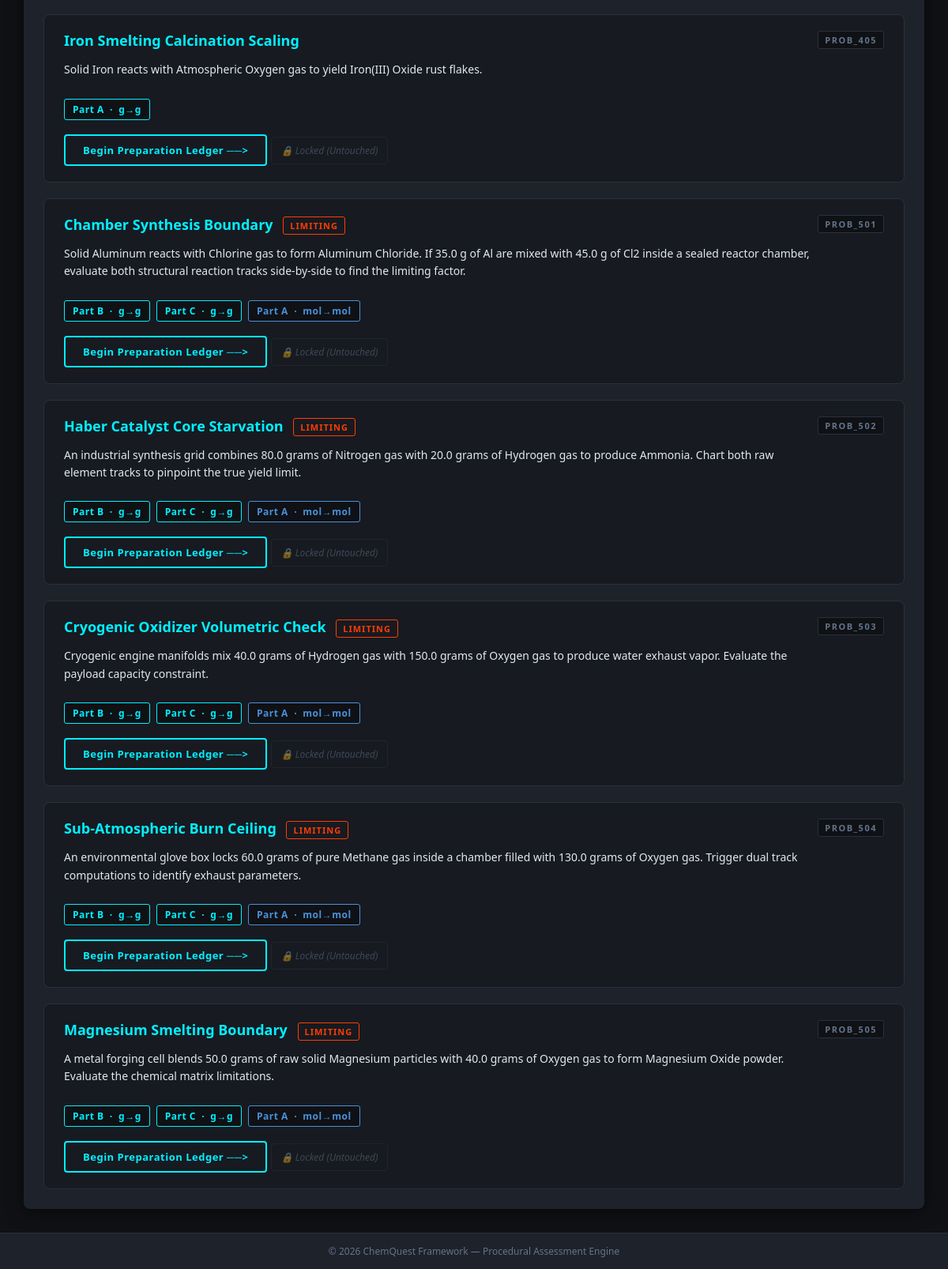
/problem_lobby/ (signed in, lower part), run on an earlier commit of the app's database.
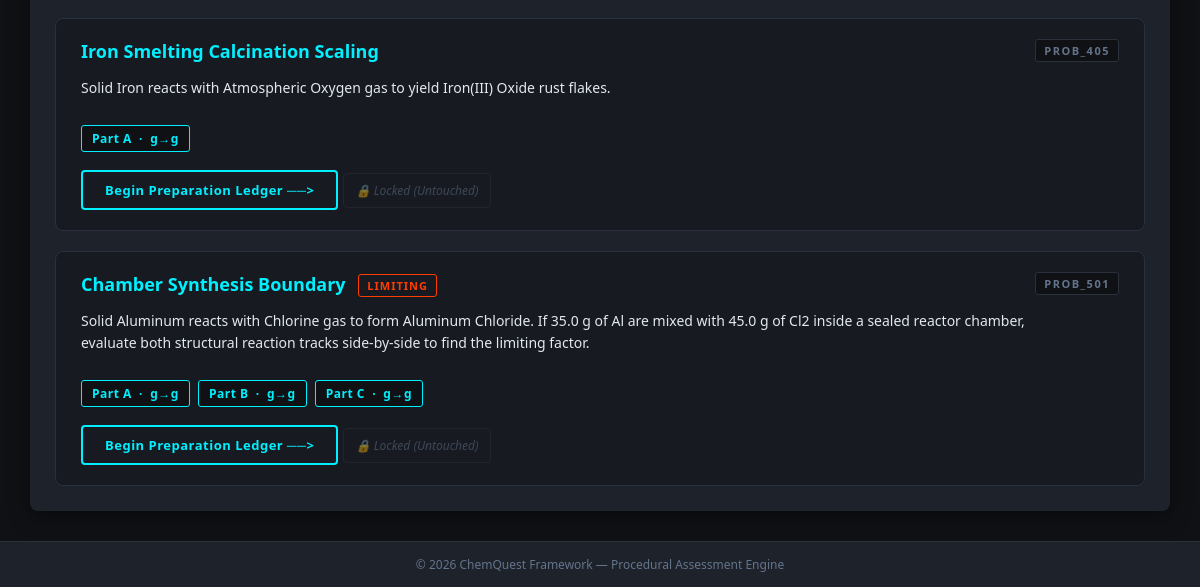
And on a later commit of the database.
### core_app/models.py (models this page shows, shortened)
class StoichiometryProblem(models.Model):
    problem_id            = models.CharField(max_length=50, unique=True)
    title                 = models.CharField(max_length=200)
    prompt                = models.TextField()
    reactants_str         = models.CharField(max_length=200)
    products_str          = models.CharField(max_length=200)
    correct_coefficients  = models.CharField(max_length=50)
    is_limiting_problem   = models.BooleanField(default=False)

class ProblemPart(models.Model):
    problem          = models.ForeignKey(StoichiometryProblem, on_delete=models.CASCADE,
                                         related_name='parts')
    part_label       = models.CharField(max_length=10)
    part_prompt      = models.TextField()
    given_substance  = models.ForeignKey(Substance, on_delete=models.PROTECT,
                                         related_name='given_parts')
    given_quantity   = models.DecimalField(max_digits=12, decimal_places=4)
    given_unit       = models.CharField(max_length=10, default='g')
    target_substance = models.ForeignKey(Substance, on_delete=models.PROTECT,
                                         related_name='target_parts')
    target_unit      = models.CharField(max_length=10, default='g')
    conversion_type  = models.CharField(max_length=20, choices=CONVERSION_CHOICES,
                                        default=CONVERSION_G_TO_G)
    correct_answer   = models.DecimalField(max_digits=14, decimal_places=4)
    is_limiting_part = models.BooleanField(default=False)
    order            = models.PositiveSmallIntegerField(default=0)
    limiting_given_quantities = models.JSONField(default=dict, blank=True)
    class Meta:
        ordering = ['order']
        unique_together = [('problem', 'part_label')]

### core_app/views.py (the view)
# urls.py: path('problem_lobby/', views.problem_lobby, name='problem_lobby'),
@login_required
def problem_lobby(request):
    problems = _all_problems()
    answered_problem_ids = set(
        StudentTelemetryLog.objects.filter(user=request.user)
        .values_list('problem_id', flat=True)
    )
    for problem in problems:
        problem.has_telemetry = problem.problem_id in answered_problem_ids
    return render(request, 'problem_lobby.html', {
        'problems': problems
    })

### core_app/context_processors.py (called while the page is built, shortened)
def xp_status(request) -> dict:
    if request.user.is_authenticated:
        profile = getattr(request.user, 'profile', None)
        if profile is None:
            from core_app.models import UserProfile
            profile, _ = UserProfile.objects.get_or_create(user=request.user)
        return {
            'user_level': profile.level,
            'user_total_xp': profile.total_xp,
            'user_xp_into_level': profile.xp_into_current_level,
            'user_level_progress_pct': profile.level_progress_pct,
        }

### core_app/models.py (called while the page is built)
    @property
    def level(self):
        return max(1, self.total_xp // XP_PER_LEVEL + 1)

    @property
    def xp_into_current_level(self):
        return self.total_xp % XP_PER_LEVEL

    @property
    def level_progress_pct(self):
        return round((self.xp_into_current_level / XP_PER_LEVEL) * 100, 1)

### core_app/views.py (called while the page is built, shortened)
def global_user_status(request):
    if request.user.is_authenticated:
        profile, _ = UserProfile.objects.get_or_create(user=request.user)
        return {
            'user_level':            profile.level,
            'user_total_xp':         profile.total_xp,
            'user_xp_into_level':    profile.xp_into_current_level,
            'user_level_progress_pct': profile.level_progress_pct,
        }

def _all_problems():
    return StoichiometryProblem.objects.prefetch_related('parts').order_by('problem_id')

### templates/problem_lobby.html (shortened to what this page needs)
{% extends 'base.html' %}
{% block content %}
<div class="problem-grid">
    {% for problem in problems %}
    <div class="problem-card">
        <div class="problem-card-header">
            <div>
                <p class="problem-title">
                    {{ problem.title }}
                    {% if problem.is_limiting_problem %}
                    <span style="font-size:11px; font-weight:bold; padding:3px 8px;
                                 border-radius:3px; border:1px solid var(--coral-red);
                                 color:var(--coral-red); margin-left:8px; vertical-align:middle;
                                 letter-spacing:1px;">LIMITING</span>
                    {% endif %}
                </p>
                <p class="problem-prompt-preview">{{ problem.prompt }}</p>
            </div>
            <span class="problem-id-badge">{{ problem.problem_id }}</span>
        </div>
        <div class="parts-strip">
            {% for part in problem.parts.all %}
            <span class="part-chip {% if part.conversion_type == 'mol_to_mol' %}mol-to-mol{% elif part.conversion_type == 'mol_to_g' %}mol-to-g{% elif part.conversion_type == 'g_to_mol' %}g-to-mol{% else %}g-to-g{% endif %}">
                Part {{ part.part_label|upper }}
                &nbsp;·&nbsp;
                {% if part.conversion_type == 'mol_to_mol' %}mol→mol
                {% elif part.conversion_type == 'mol_to_g' %}mol→g
                {% elif part.conversion_type == 'g_to_mol' %}g→mol
                {% else %}g→g{% endif %}
            </span>
            {% endfor %}
        </div>
        <a class="btn-start" href="{% url 'preparation_ledger' problem.problem_id %}">
            Begin Preparation Ledger ──>
        </a>
        {% if problem.has_telemetry %}
            <button href="{% url 'reset_problem_telemetry' problem.problem_id %}"
            onclick="return performSystemWipe('{{ problem.problem_id }}');"
            style="text-decoration: none; padding: 8px 12px; border: 1px dashed var(--coral-red); color: var(--coral-red); font-size: 13px; border-radius: 4px; font-weight: bold; display: inline-flex; align-items: center; background-color: transparent;">
                🔄 Retry
            </button>
        {% else %}
            <span style="color: var(--text-muted); font-size: 12px; font-style: italic; border: 1px solid #2A303C; padding: 8px 12px; border-radius: 4px; pointer-events: none; opacity: 0.5;">
                🔒 Locked (Untouched)
            </span>
        {% endif %}
    </div>
    {% empty %}
    <p style="color: var(--text-muted); font-size: 15px;">
        No problems found. Run <code>python manage.py seed_problems</code> to populate the database.
    </p>
    {% endfor %}
</div>
{% endblock content %}

### templates/base.html (shortened to what this page needs)
<!DOCTYPE html>
<html lang="en">
<head>
</head>
<body>
<main>
    <div class="workspace-container">
        {% block content %}{% endblock content %}
    </div>
</main>
<footer>
    &copy; 2026 ChemQuest Framework &mdash; Procedural Assessment Engine
</footer>
</body>
</html>

### templates/base.html (style rules this page uses)
:root { --bg-dark: #0F1115; --bg-slate: #1E222B; --cyber-teal: #00F0FF; --combo-green: #00E676; --coral-red: #FF3D00; --constant-gold: #FFD600; --text-light: #E2E8F0; --text-muted: #64748B; }
body { background-color: var(--bg-dark); color: var(--text-light); font-family: 'Segoe UI', Tahoma, Geneva, Verdana, sans-serif; margin: 0; padding: 0; display: flex; flex-direction: column; min-height: 100vh; }
main { flex: 1; padding: 30px; display: flex; justify-content: center; }
.workspace-container { background-color: var(--bg-slate); border-radius: 8px; width: 100%; max-width: 1200px; padding: 25px; box-shadow: 0 4px 20px rgba(0,0,0,0.5); }
footer { text-align: center; padding: 14px; color: var(--text-muted); font-size: 12px; background-color: var(--bg-slate); border-top: 1px solid #2A303C; }

### templates/problem_lobby.html (style rules this page uses)
.problem-grid { display: flex; flex-direction: column; gap: 20px; }
.problem-card { background: #171A21; border: 1px solid #2A303C; border-radius: 8px; padding: 20px 25px; transition: border-color 0.2s ease, box-shadow 0.2s ease; }
.problem-card-header { display: flex; justify-content: space-between; align-items: flex-start; margin-bottom: 10px; }
.problem-id-badge { font-size: 11px; font-weight: bold; letter-spacing: 1.5px; color: var(--text-muted); background: var(--bg-dark); padding: 3px 8px; border-radius: 3px; border: 1px solid #2A303C; }
.problem-title { font-size: 18px; font-weight: bold; color: var(--cyber-teal); margin: 0 0 6px 0; }
.problem-prompt-preview { color: var(--text-light); font-size: 14px; line-height: 1.6; margin-bottom: 15px; }
.parts-strip { display: flex; gap: 8px; flex-wrap: wrap; margin-bottom: 18px; }
.part-chip { font-size: 12px; font-weight: bold; padding: 4px 10px; border-radius: 3px; border: 1px solid #2A303C; color: var(--text-muted); background: var(--bg-dark); letter-spacing: 0.5px; }
.part-chip.g-to-g { border-color: var(--cyber-teal); color: var(--cyber-teal); }
.btn-start { background: transparent; border: 2px solid var(--cyber-teal); color: var(--cyber-teal); padding: 9px 22px; font-weight: bold; font-size: 13px; border-radius: 4px; cursor: pointer; letter-spacing: 0.5px; transition: all 0.2s ease; text-decoration: none; display: inline-block; }

What changed in the data, as far as the page shows it:
removed StoichiometryProblem: title "Haber Catalyst Core Starvation", is_limiting_problem "LIMITING", prompt "An industrial synthesis grid combines 80.0 grams of Nitrogen gas with 20.0 grams of Hydrogen gas to produce Ammonia. Chart both raw element tracks to pinpoint the true yield limit.", problem_id "PROB_502", shows "🔒 Locked (Untouched)"
removed ProblemPart: part_label "B", conversion_type "g→g", shown under "Haber Catalyst Core Starvation"
removed ProblemPart: part_label "C", conversion_type "g→g", shown under "Haber Catalyst Core Starvation"
removed ProblemPart: part_label "A", conversion_type "mol→mol", shown under "Haber Catalyst Core Starvation"
removed StoichiometryProblem: title "Cryogenic Oxidizer Volumetric Check", is_limiting_problem "LIMITING", prompt "Cryogenic engine manifolds mix 40.0 grams of Hydrogen gas with 150.0 grams of Oxygen gas to produce water exhaust vapor. Evaluate the payload capacity constraint.", problem_id "PROB_503", shows "🔒 Locked (Untouched)"
removed ProblemPart: part_label "B", conversion_type "g→g", shown under "Cryogenic Oxidizer Volumetric Check"
removed ProblemPart: part_label "C", conversion_type "g→g", shown under "Cryogenic Oxidizer Volumetric Check"
removed ProblemPart: part_label "A", conversion_type "mol→mol", shown under "Cryogenic Oxidizer Volumetric Check"
removed StoichiometryProblem: title "Sub-Atmospheric Burn Ceiling", is_limiting_problem "LIMITING", prompt "An environmental glove box locks 60.0 grams of pure Methane gas inside a chamber filled with 130.0 grams of Oxygen gas. Trigger dual track computations to identify exhaust parameters.", problem_id "PROB_504", shows "🔒 Locked (Untouched)"
removed ProblemPart: part_label "B", conversion_type "g→g", shown under "Sub-Atmospheric Burn Ceiling"
removed ProblemPart: part_label "C", conversion_type "g→g", shown under "Sub-Atmospheric Burn Ceiling"
removed ProblemPart: part_label "A", conversion_type "mol→mol", shown under "Sub-Atmospheric Burn Ceiling"
removed StoichiometryProblem: title "Magnesium Smelting Boundary", is_limiting_problem "LIMITING", prompt "A metal forging cell blends 50.0 grams of raw solid Magnesium particles with 40.0 grams of Oxygen gas to form Magnesium Oxide powder. Evaluate the chemical matrix limitations.", problem_id "PROB_505", shows "🔒 Locked (Untouched)"
removed ProblemPart: part_label "B", conversion_type "g→g", shown under "Magnesium Smelting Boundary"
removed ProblemPart: part_label "C", conversion_type "g→g", shown under "Magnesium Smelting Boundary"
removed ProblemPart: part_label "A", conversion_type "mol→mol", shown under "Magnesium Smelting Boundary"
changed ProblemPart (number 2 of 4 on the later page): conversion_type "mol→mol" → "g→g"; moves up the list
